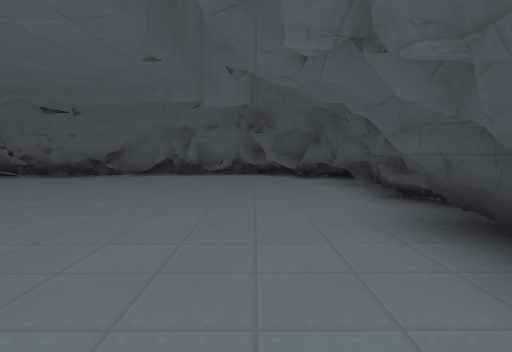
view 1 (above)

14 first-person views from a walk through a 3-D level made in the Godot game engine. The camera is 1.2 m above the floor, tilts 4° down and sees 80° across. The floor is counted in squares, 2 m on a side. Each view is taken from the middle of a square. On the plan, view 1 faces up. The plan holds only what a view shows up to about 9 squares ahead; the rest is blank. The place goes on beyond the plan. Surface patterns are stand-ins for the level's own textures.

view 2
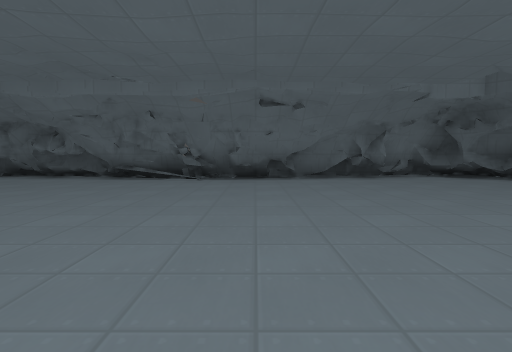

view 3
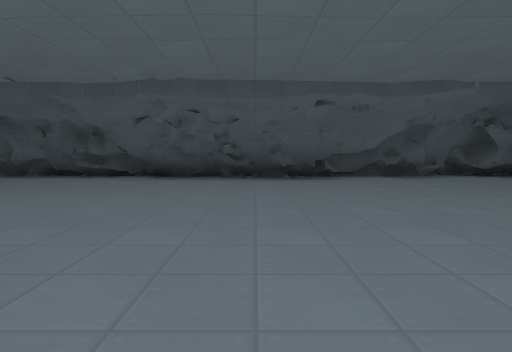

view 4
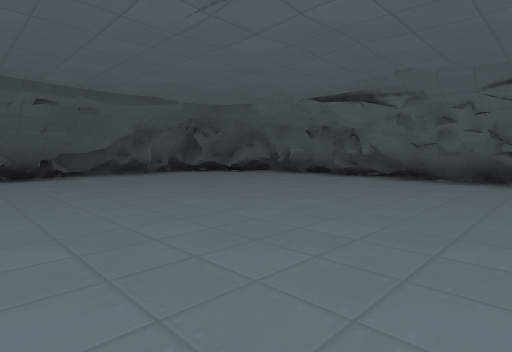

view 5
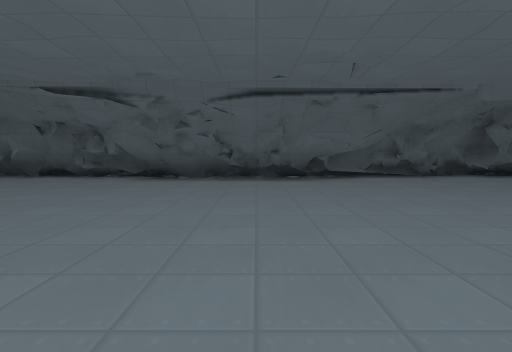

view 6
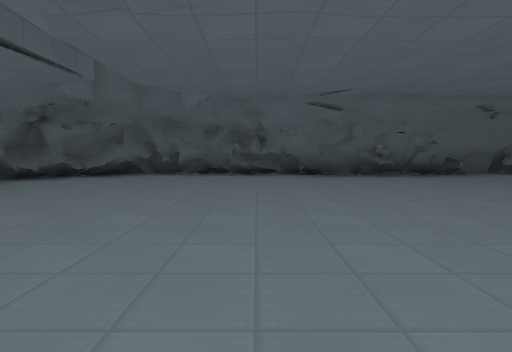

view 7
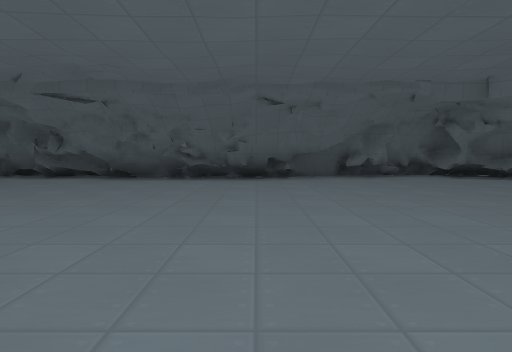

view 8
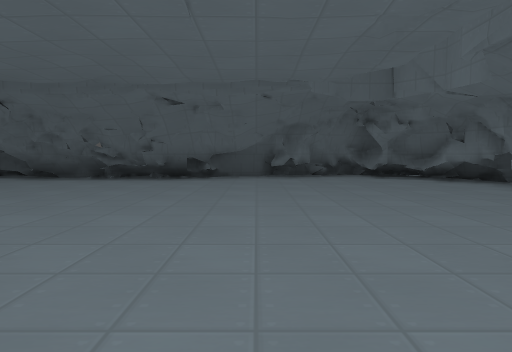

view 9
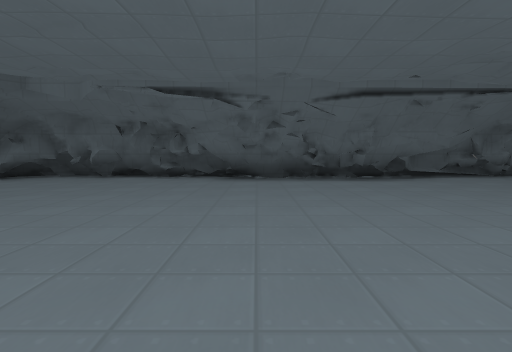

view 10
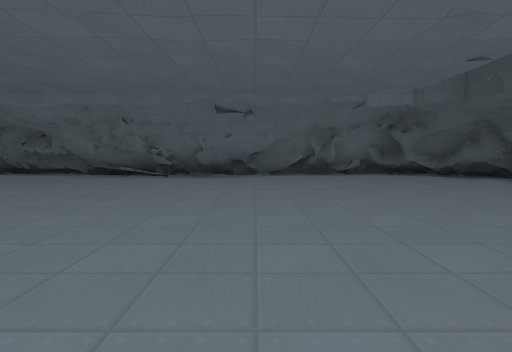

view 11
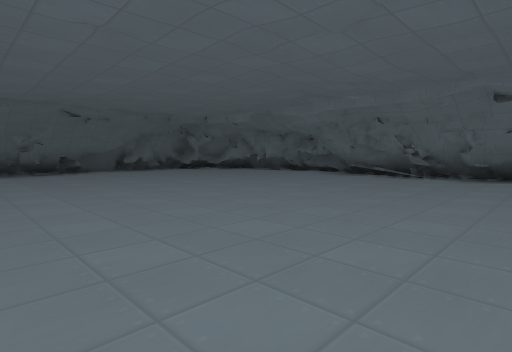

view 12
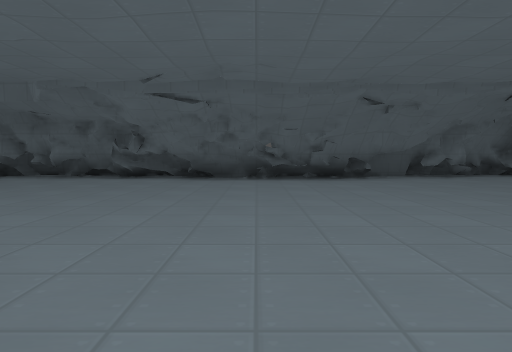

view 13
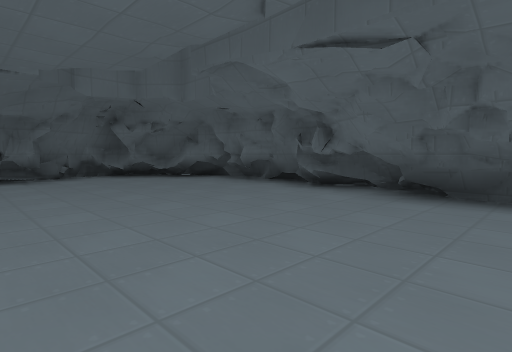

view 14
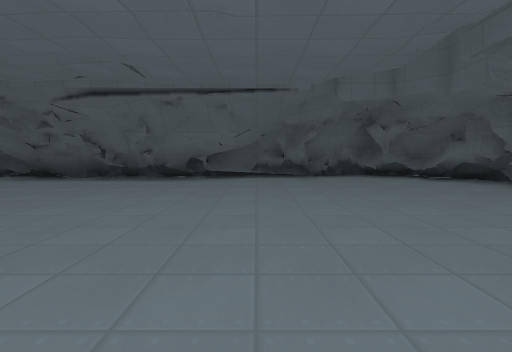

### Floor plan
Key: @ floor where view 1 was taken; # wall or solid block; . floor; = window, fence, low wall or low ledge; ^ raised ledge.
Columns run from 16 left of view 1 to 3 right of it. Each row starts with its distance up from view 1.
 10              ####=
  9  =########^^^##..#=
  8 =#.......##^......#
  7 ##................#
  6 #.................#
  5 ##................#
  4 ##................#
  3  #................#
  2  #................#
  1  ^#..............##
  0  ^#.............@##
 -1  ^...............##
 -2  #...............##
 -3  #................#
 -4  #................##
 -5  #.................#
 -6  #................##
 -7  #.....####.......#
 -8  =##.#############
 -9   =###

Positions as (right, up) in squares from view 1, and headings:
1: (0, 0), facing up
2: (-5, 1), facing up
3: (-6, 0), facing right
4: (-7, 0), facing down-right
5: (-7, 0), facing down
6: (-6, -3), facing left
7: (-7, 2), facing left
8: (-7, 4), facing left
9: (-5, 0), facing down
10: (-4, 0), facing up
11: (-4, 0), facing up-left
12: (-7, 0), facing left
13: (-10, 0), facing down-left
14: (-10, 0), facing down
